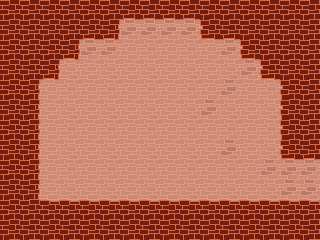

A level layout from a 2D game, rendered from its tile map. Below: a short description, then the map file with its tile-grid data intact:
An orthogonal 16x12 tile map with 20x20 px tiles, 2 tile layers (BACKGROUND, FOREGROUND), 2 tilesets.

<map version="1.0" orientation="orthogonal" renderorder="right-down" width="16" height="12" tilewidth="20" tileheight="20" nextobjectid="1">
 <tileset firstgid="1" name="tile-bricks" tilewidth="20" tileheight="20" tilecount="16" columns="4">
  <image source="../../data/images/tile-bricks.png" width="80" height="80" />
 </tileset>
 <tileset firstgid="17" name="tile-wall" tilewidth="20" tileheight="20" tilecount="2" columns="2">
  <image source="../../data/images/tile-wall.png" width="40" height="20" />
 </tileset>
 <layer name="BACKGROUND" width="16" height="12">
  <data encoding="csv">
17,17,17,17,17,17,17,17,17,17,17,17,17,17,17,17,
17,17,17,17,17,17,18,18,18,18,17,17,17,17,17,17,
17,17,17,17,18,18,17,17,17,17,17,18,17,17,17,17,
17,17,17,17,17,17,17,17,17,17,17,17,18,17,17,17,
17,17,17,17,17,17,17,17,17,17,17,18,17,17,17,17,
17,17,17,17,17,17,17,17,17,17,18,17,17,17,17,17,
17,17,17,17,17,17,17,17,17,17,17,17,17,17,17,17,
17,17,17,17,17,17,17,17,17,17,17,18,17,17,17,17,
17,17,17,17,17,17,17,17,17,17,17,17,17,18,18,18,
17,17,17,17,17,17,17,17,17,17,17,17,17,17,18,18,
17,17,17,17,17,17,17,17,17,17,17,17,17,17,17,17,
17,17,17,17,17,17,17,17,17,17,17,17,17,17,17,17
</data>
 </layer>
 <layer name="FOREGROUND" width="16" height="12">
  <data encoding="csv">
1,1,1,1,1,1,8,8,8,8,1,1,1,1,1,1,
1,1,1,1,8,10,0,0,0,0,11,8,1,1,1,1,
1,1,1,10,0,0,0,0,0,0,0,0,11,1,1,1,
1,1,10,0,0,0,0,0,0,0,0,0,0,11,1,1,
1,5,0,0,0,0,0,0,0,0,0,0,0,0,6,1,
1,5,0,0,0,0,0,0,0,0,0,0,0,0,6,1,
1,5,0,0,0,0,0,0,0,0,0,0,0,0,6,1,
1,5,0,0,0,0,0,0,0,0,0,0,0,0,11,8,
1,5,0,0,0,0,0,0,0,0,0,0,0,0,0,0,
1,5,0,0,0,0,0,0,0,0,0,0,0,0,0,0,
1,1,7,7,7,7,7,7,7,7,7,7,7,7,7,7,
1,1,1,1,1,1,1,1,1,1,1,1,1,1,1,1
</data>
 </layer>
</map>
